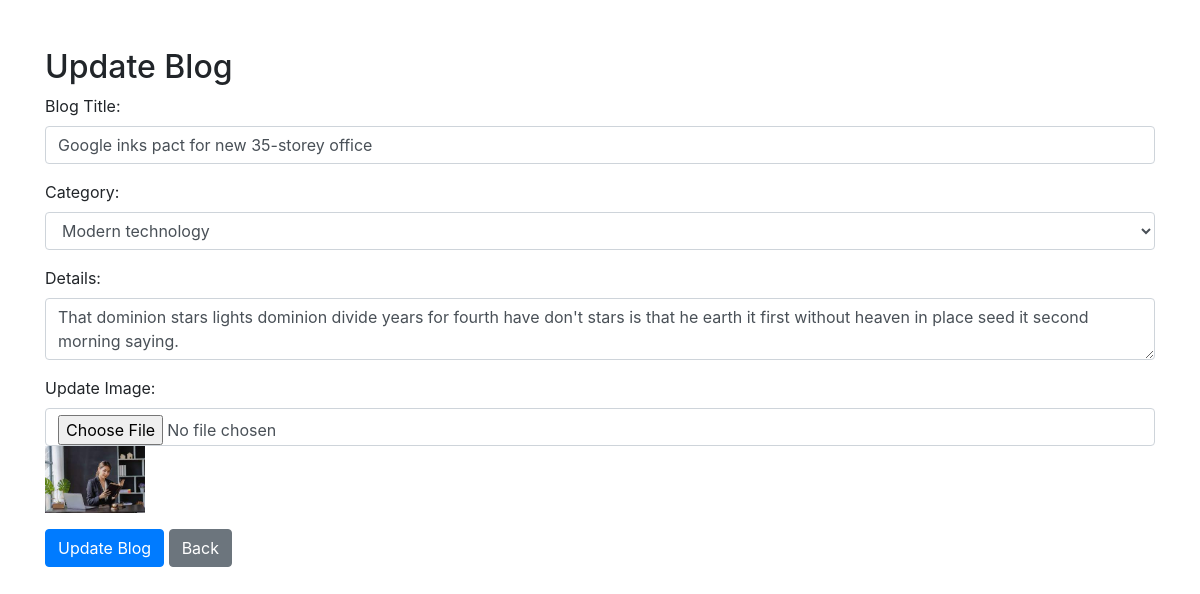
The page /blog/update_blog.php?id=1 on the database its author committed.
### tables this page shows
CREATE TABLE `blogs` (
  `id` int(11) NOT NULL,
  `title` varchar(255) NOT NULL,
  `category_id` int(11) NOT NULL,
  `details` text NOT NULL,
  `img` varchar(255) DEFAULT NULL,
  `created_at` timestamp NOT NULL DEFAULT current_timestamp()
);

CREATE TABLE `categories` (
  `id` int(11) NOT NULL,
  `category_name` varchar(255) NOT NULL,
  `created_at` timestamp NOT NULL DEFAULT current_timestamp()
);

### blog/update_blog.php (the view, shortened to what this page needs)
<?php
include '../db.php';
$id = $_GET['id'];
$query = "SELECT * FROM blogs WHERE id=?";
$stmt = mysqli_prepare($conn, $query);
mysqli_stmt_bind_param($stmt, "i", $id);
mysqli_stmt_execute($stmt);
$result = mysqli_stmt_get_result($stmt);
$blog = mysqli_fetch_assoc($result);
$category_query = "SELECT * FROM categories";
$category_result = mysqli_query($conn, $category_query);
?>
<!DOCTYPE html>
<html lang="en">
<head>
    <link rel="stylesheet" href="https://maxcdn.bootstrapcdn.com/bootstrap/4.5.2/css/bootstrap.min.css">
</head>
<body>
<div class="container mt-5">
    <h2>Update Blog</h2>
    <form method="post" action="./update_blog.php?id=<?= htmlspecialchars($id); ?>" enctype="multipart/form-data">
        <div class="form-group">
            <label>Blog Title:</label>
            <input type="text" name="title" class="form-control" value="<?= htmlspecialchars($blog['title']); ?>" required>
        </div>
        <div class="form-group">
            <label>Category:</label>
            <select name="category" class="form-control" required>
                <?php while ($row = mysqli_fetch_assoc($category_result)): ?>
                    <option value="<?= $row['id']; ?>" <?= $row['id'] == $blog['category_id'] ? 'selected' : ''; ?>>
                        <?= htmlspecialchars($row['category_name']); ?>
                    </option>
                <?php endwhile; ?>
            </select>
        </div>
        <div class="form-group">
            <label>Details:</label>
            <textarea name="details" class="form-control" required><?= htmlspecialchars($blog['details']); ?></textarea>
        </div>
        <div class="form-group">
            <label>Update Image:</label>
            <input type="file" name="img" class="form-control">
            <img src="images/<?= htmlspecialchars($blog['img']); ?>" width="100" alt="Current Image">
        </div>
        <button type="submit" name="submit" class="btn btn-primary">Update Blog</button>
        <a href="view_blogs.php" class="btn btn-secondary">Back</a>
    </form>
</div>
</body>
</html>

### rows shown on the page
blogs: title "Google inks pact for new 35-storey office", category "Modern technology", details "That dominion stars lights dominion divide years for fourth have don't stars is that he earth it first without heaven in place seed it second morning saying.", img (picture)
